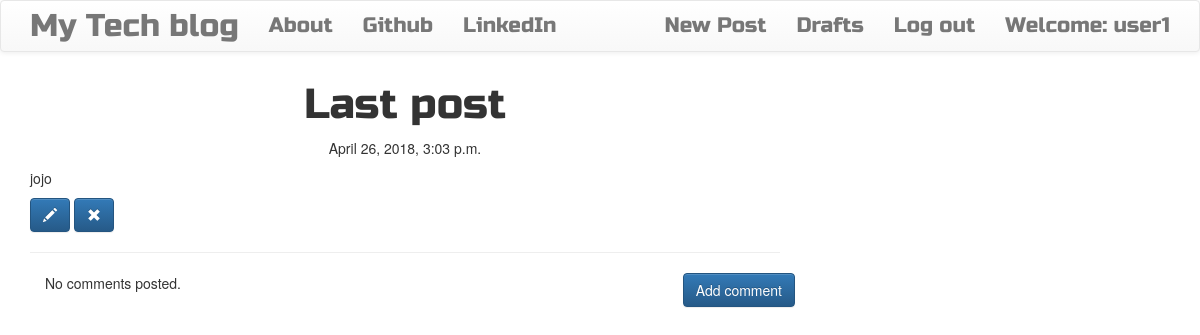
/post/2 (signed in), run on the app's committed database.
### my_app/models.py (models this page shows, shortened)
class Post(models.Model):
    author = models.ForeignKey('auth.User', on_delete=models.CASCADE)
    title = models.CharField(max_length=200)
    text = models.TextField()
    created_date = models.DateTimeField(default=timezone.now)
    published_date = models.DateTimeField(blank=True, null=True)

### my_app/views.py (the view)
# urls.py: re_path(r'^post/(?P<pk>\d+)$', views.PostDetailView.as_view(), name='post_detail'),
class PostDetailView(DetailView):
    model = Post

### my_app/templates/my_app/post_detail.html
{% extends 'my_app/base.html' %}
{% block content %}
        <h1 class='posttitle loader'>{{ post.title }}</h1>
        {% if post.published_date %}
            <div class="date postdate">
                {{ post.published_date }}
            </div>
        {% else %}
            <a class="btn btn-default" href="{% url 'post_publish' pk=post.pk %}">Publish</a>
        {% endif %}
      <p class='postcontent' >{{ post.text|safe|linebreaksbr }}</p>
      {% if user.is_authenticated %}
          <a class="btn btn-primary" href="{% url 'post_edit' pk=post.pk %}"><span class="glyphicon glyphicon-pencil"></span></a>
          <a class="btn btn-primary" href="{% url 'post_remove' pk=post.pk %}"><span class="glyphicon glyphicon-remove"></span></a>
      {% endif %}
  <hr>
  <a class="btn btn-primary btn-comment" href="{% url 'add_comment_to_post' pk=post.pk %}">Add comment</a>
  <div class="container">
  {% for comment in post.comments.all %}
  <br>
      {% if user.is_authenticated or comment.approved_comment %}
              {{ comment.created_date }}
              {% if not comment.approved_comment %}
                  <a class="btn btn-default" href="{% url 'comment_remove' pk=comment.pk %}"><span class="glyphicon glyphicon-remove"></span></a>
                  <a class="btn btn-default" href="{% url 'comment_approve' pk=comment.pk %}"><span class="glyphicon glyphicon-ok"></span></a>
              {% endif %}
          <p>{{ comment.text|safe|linebreaks }}</p>
          <p>Posted by: <strong>{{ comment.author }}</strong></p>
      {% endif %}
  {% empty %}
      <p>No comments posted.</p>
  {% endfor %}
</div>
{% endblock %}

### my_app/templates/my_app/base.html (shortened to what this page needs)
<!DOCTYPE html>
{% load staticfiles %}
<html>
    <head>
        <link rel="stylesheet" href="https://maxcdn.bootstrapcdn.com/bootstrap/3.3.7/css/bootstrap.min.css">
        <link rel="stylesheet" href="https://maxcdn.bootstrapcdn.com/bootstrap/3.3.7/css/bootstrap-theme.min.css">
        <link rel="stylesheet" href="//cdn.jsdelivr.net/medium-editor/latest/css/medium-editor.min.css" type="text/css" media="screen" charset="utf-8">
        <link rel="stylesheet" href="{% static 'css/blog.css' %}">
<body class='loader'>
  <nav class="navbar navbar-default techfont custom-navbar">
    <div class="container">
      <ul class="nav navbar-nav">
        <li><a class='navbar-brand bigbrand' href="{% url 'post_list' %}">My Tech blog</a></li>
        <li><a href="{% url 'about'%}">About</a></li>
        <li><a href="https://www.github.com">Github</a></li>
        <li><a href="https://www.linkedin.com">LinkedIn</a></li>
      </ul>
      <ul class="nav navbar-nav navbar-right">
        {% if user.is_authenticated %}
        <li><a href="{% url 'post_new' %}" >New Post</a></li>
        <li><a href="{% url 'post_draft_list' %}">Drafts</a></li>
        <li><a href="{% url 'logout' %}" >Log out</a></li>
        <li><a >Welcome: {{ user.username }}</a></li>
        {% else %}
          <li><a class='nav navbar-right' href="{% url 'login' %}" >
            <span class="glyphicon glyphicon-user"></span></a></li>
        {% endif %}
      </ul>
  </div>
</nav>
        <div class="content container">
            <div class="row">
                <div class="col-md-8">
                  <div class="blog_posts">
                    {% block content %}
                    {% endblock %}
                  </div>
                </div>
            </div>
        </div>
</body>
</html>

### my_app/static/css/blog.css (style rules this page uses)
.techfont { font-family: 'Russo One', sans-serif; font-size: 1.5em; margin-bottom: 10px; }
.postdate { text-align: center; }
.posttitle { font-family: 'Russo One', sans-serif; font-size: 3em; text-align: center; }
.postcontent { font-family: 'Montserrat'; font-size: 1.5em; }
.btn-comment { position: absolute; right: 0px; }
.bigbrand { font-size: 1.5em; }
.loader { filter:hue-rotate(0deg); color: linear-gradient(45deg,#0f8,#08f); animation:hue 5000ms infinite linear; }

### data on the page
Post: title "Last post", published_date "April 26, 2018, 3:03 p.m.", text "jojo"

### other printed values
{{ user.username }} "user1"
